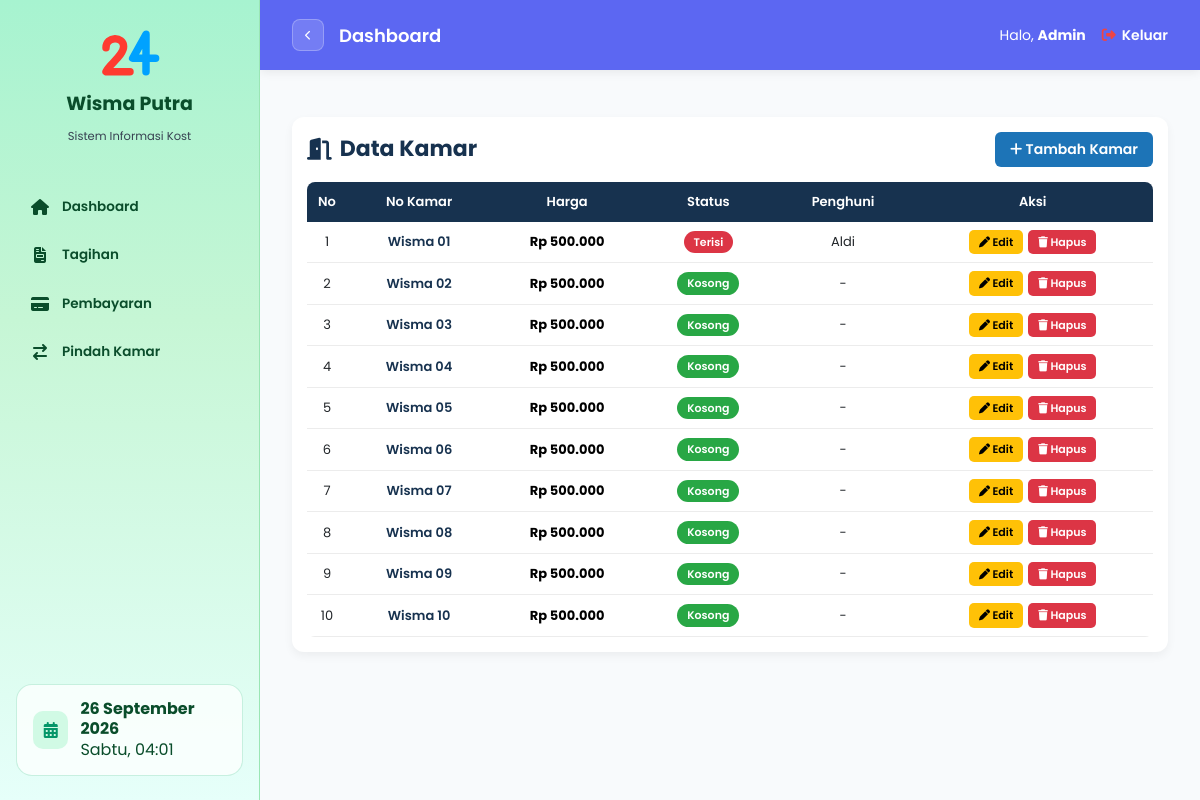
The app's page /kamar/ (signed in) with its own data.
### kos/models.py (models this page shows, shortened)
class Kamar(models.Model):
    nomor_kamar = models.CharField(max_length=10)
    harga = models.IntegerField()
    status = models.CharField(
        max_length=20,
        choices=[
            ('Kosong', 'Kosong'),
            ('Terisi', 'Terisi')
        ],
        default='Kosong'
    )

class Penyewa(models.Model):
    user = models.OneToOneField(User, on_delete=models.CASCADE, null=True, blank=True)
    nama = models.CharField(max_length=100)
    no_hp = models.CharField(max_length=15, blank=True)
    nik = models.CharField(max_length=16, blank=True)
    kamar = models.ForeignKey(Kamar, on_delete=models.SET_NULL, null=True, blank=True)
    tanggal_masuk = models.DateField(null=True, blank=True)
    tanggal_keluar = models.DateField(null=True, blank=True)
    foto_ktp = models.ImageField(upload_to='ktp/', null=True, blank=True)
    fasilitas = models.ManyToManyField(Fasilitas, blank=True)
    status = models.CharField(
        max_length=20,
        choices=[
            ('Pending', 'Pending'),
            ('Aktif', 'Aktif'),
            ('Keluar', 'Keluar')
        ],
        default='Pending'
    )

### kos/views.py (the view)
# urls.py: path('kamar/', views.daftar_kamar, name='kamar'),
@login_required
def daftar_kamar(request):
    kamar = Kamar.objects.all()
    penyewa = Penyewa.objects.filter(status="Aktif")
    return render(request, 'kos/kamar.html', {
        'kamar': kamar,
        'penyewa': penyewa
    })

### kos/templates/kos/kamar.html (shortened to what this page needs)
{% extends 'kos/base_admin.html' %}
{% load humanize %}
{% block content %}
<div class="container-kamar">
    <div class="header">
        <h2>
            <i class="fa-solid fa-door-open"></i>
            Data Kamar
        </h2>
        <a href="/tambah-kamar/" class="btn-tambah">
            <i class="fa fa-plus"></i> Tambah Kamar
        </a>
    </div>
    <div class="table-responsive">
        <table>
            <thead>
                <tr>
                    <th class="no">No</th>
                    <th>No Kamar</th>
                    <th>Harga</th>
                    <th>Status</th>
                    <th>Penghuni</th>
                    <th>Aksi</th>
                </tr>
            </thead>
            <tbody>
                {% for k in kamar %}
                <tr>
                    <td>{{ forloop.counter }}</td>
                    <td class="nomor">{{ k.nomor_kamar }}</td>
                    <td class="harga">Rp {{ k.harga|intcomma }}</td>
                    <td>
                        {% if k.status == "Kosong" %}
                            <span class="status-kosong">{{ k.status }}</span>
                        {% else %}
                            <span class="status-terisi">{{ k.status }}</span>
                        {% endif %}
                    </td>
                    <td>
                        {% if k.penyewa_set.first %}
                            {{ k.penyewa_set.first.nama }}
                        {% else %}
                            -
                        {% endif %}
                    </td>
                    <td>
                        <div class="aksi">
                            <a href="/edit-kamar/{{ k.id }}/" class="btn-edit">
                                <i class="fa fa-pen"></i> Edit
                            </a>
                            <a href="/hapus-kamar/{{ k.id }}/" class="btn-hapus" onclick="return confirm('Yakin ingin menghapus kamar ini?')">
                                <i class="fa fa-trash"></i> Hapus
                            </a>
                        </div>
                    </td>
                </tr>
                {% endfor %}
            </tbody>
        </table>
    </div>
</div>
{% endblock %}

### kos/templates/kos/base_admin.html (style rules this page uses)
* { margin: 0; padding: 0; box-sizing: border-box; font-family: 'Poppins', sans-serif; }
html, body { width: 100%; height: 100%; background: #F8FAFC; overflow-x: hidden !important; }

### kos/templates/kos/kamar.html (style rules this page uses)
.container-kamar { max-width: 1100px; margin: 15px auto; background: #fff; padding: 15px; border-radius: 12px; box-shadow: 0 4px 10px rgba(0,0,0,.05); }
.header { display: flex; justify-content: space-between; align-items: center; margin-bottom: 15px; }
.header h2 { margin: 0; font-size: 22px; font-weight: 700; color: #17324f; display: flex; align-items: center; gap: 8px; }
.btn-tambah { padding: 7px 15px; border-radius: 6px; text-decoration: none; color: #fff; font-weight: 600; background: #1d74b7; font-size: 14px; transition: .25s; }
.table-responsive { overflow-x: auto; }
table { width: 100%; border-collapse: collapse; border-radius: 8px; overflow: hidden; }
thead { background: #17324f; color: white; }
th { padding: 10px; text-align: center; font-size: 13px; font-weight: 600; }
td { padding: 8px; text-align: center; border-bottom: 1px solid #ececec; font-size: 13px; }
.no { width: 40px; }
.nomor { font-weight: 600; color: #17324f; }
.harga { font-weight: 700; color: #000; font-size: 13px; }
.status-kosong, .status-terisi { display: inline-block; padding: 3px 10px; border-radius: 20px; font-size: 11px; font-weight: 600; }
.status-kosong { background: #28a745; color: white; }
.status-terisi { background: #dc3545; color: white; }
.aksi { display: flex; justify-content: center; gap: 5px; }
.btn-edit, .btn-hapus { padding: 4px 10px; border-radius: 5px; text-decoration: none; font-size: 11px; font-weight: 600; transition: .25s; }
.btn-edit { background: #ffc107; color: black; }
.btn-hapus { background: #dc3545; color: white; }

### records on screen
Kamar: nomor_kamar "Wisma 01", harga "500.000", status "Terisi", penyewa_set.first.nama "Aldi"
Kamar: nomor_kamar "Wisma 02", harga "500.000", status "Kosong"
Kamar: nomor_kamar "Wisma 03", harga "500.000", status "Kosong"
Kamar: nomor_kamar "Wisma 04", harga "500.000", status "Kosong"
Kamar: nomor_kamar "Wisma 05", harga "500.000", status "Kosong"
Kamar: nomor_kamar "Wisma 06", harga "500.000", status "Kosong"
Kamar: nomor_kamar "Wisma 07", harga "500.000", status "Kosong"
Kamar: nomor_kamar "Wisma 08", harga "500.000", status "Kosong"
Kamar: nomor_kamar "Wisma 09", harga "500.000", status "Kosong"
Kamar: nomor_kamar "Wisma 10", harga "500.000", status "Kosong"
